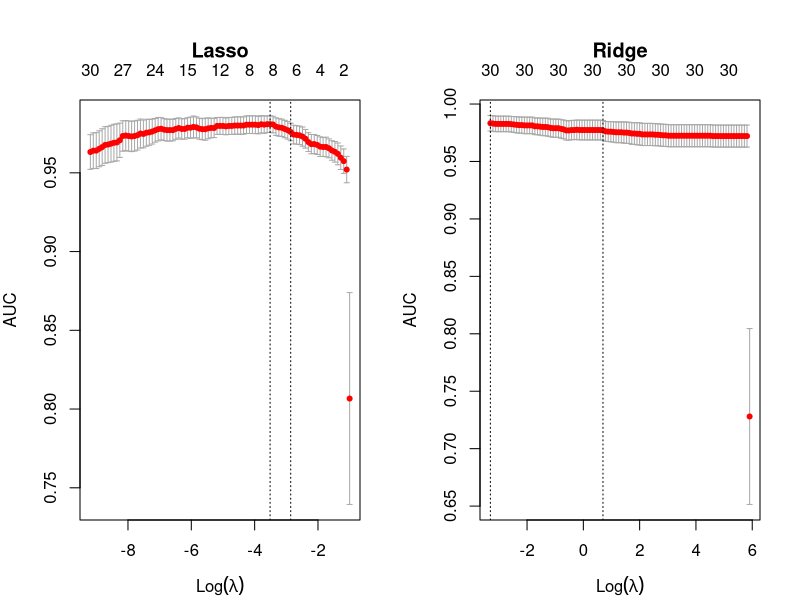
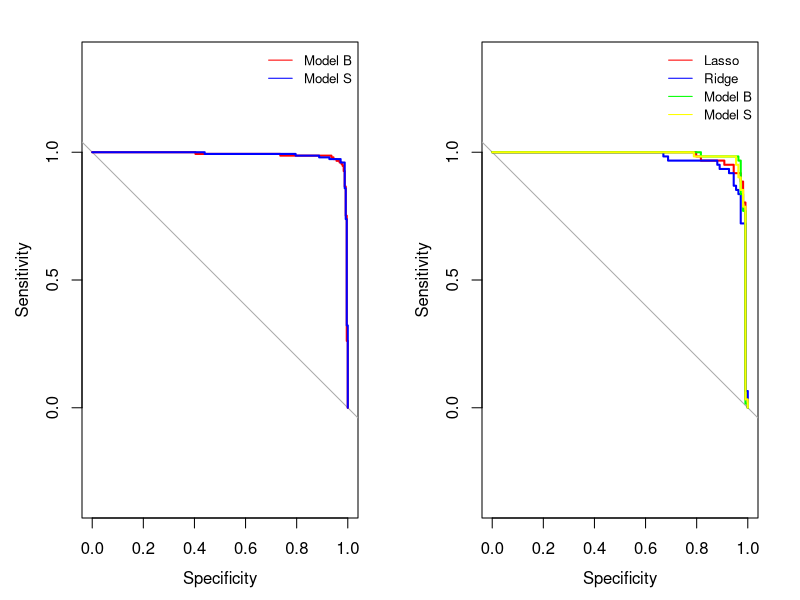

Write the R code that produced these figures, in order.
## ---- chunk 1
knitr::opts_chunk$set(echo = TRUE)
Sys.setlocale("LC_ALL", "English")
library(caret)
library(data.table)
library(glmnet)
library(MASS)
library(knitr)
library(pROC)
## ---- chunk 2
breast <- read.csv("data_assignment2/wdbc2.csv")
## ---- chunk 3
set.seed(984065)

#Splitting into training and testing data set
breast$diagnosis <- ifelse(breast$diagnosis=="benign", 0, 1)
split.index <- createDataPartition(breast$diagnosis, 
                                   p = .7, list = TRUE)$Resample1
#train and test data sets
train.breast <- breast[split.index, ]
test.breast <- breast[-split.index, ]

#define explanatory and response variable matrix
biomarkers.x <- as.matrix(subset(train.breast, select = -c(id, diagnosis)))
biomarkers.y <- as.matrix(subset(train.breast, select = c(diagnosis)))
## ---- chunk 4
set.seed(984065)
#Fitting ridge regression on training data
fit.lasso <- cv.glmnet(biomarkers.x, biomarkers.y , alpha = 1, family = "binomial", type.measure = "auc")
#Fitting lasso regression on training data
fit.ridge <- cv.glmnet(biomarkers.x, biomarkers.y , alpha = 0, family = "binomial", type.measure = "auc")

par(mfrow=c(1,2), mar=c(4,4,5,2))
plot(fit.lasso, main="Lasso")
plot(fit.ridge, main="Ridge")                  
## ---- chunk 5
cat("The optimal value of lambda is:", fit.ridge$lambda.min)
cat("The optimal value of lambda is:", fit.lasso$lambda.min)
## ---- chunk 6
#retrieving lambda min from lasso and ridge
lambdamin.lasso <- fit.lasso$lambda.min
lambdamin.ridge <- fit.ridge$lambda.min
#Position of lambda min
index_lambdamin.lasso <- which(lambdamin.lasso == fit.lasso$lambda)
index_lambdamin.ridge <- which(lambdamin.ridge == fit.ridge$lambda)
#retrieving lambda lse from lasso and ridge
lambda1se.lasso <- fit.lasso$lambda.1se
lambda1se.ridge <- fit.ridge$lambda.1se
#Position of lambda lse 
index_lambda1se.lasso <- which(lambda1se.lasso == fit.lasso$lambda)
index_lambda1se.ridge <- which(lambda1se.ridge == fit.ridge$lambda)
#AUC values of each lambda values
AUC.lambdamin.lasso <- signif(fit.lasso$cvm[index_lambdamin.lasso],3)
AUC.lambda1se.lasso <- signif(fit.lasso$cvm[index_lambda1se.lasso],3)
AUC.lambdamin.ridge <- signif(fit.ridge$cvm[index_lambdamin.ridge],3)
AUC.lambda1se.ridge <- signif(fit.ridge$cvm[index_lambda1se.ridge],3)
#Model size of each lambda values
ms.lasso.min <- fit.lasso$nzero[index_lambdamin.lasso]
ms.lasso.1se <- fit.lasso$nzero[index_lambda1se.lasso]
ms.ridge.min <- fit.ridge$nzero[index_lambdamin.lasso]
ms.ridge.1se <- fit.ridge$nzero[index_lambda1se.lasso]
table <-data.table(model = c("Lasso.min", "Lasso.1se", 
                              "Ridge.min", "Ridge.1se"),
                    Lambda = c(signif(lambdamin.lasso,3),
                               signif(lambda1se.lasso,3),
                               signif(lambdamin.ridge,3),
                               signif(lambda1se.ridge,3)), 
                    ModelSize = c(ms.lasso.min, ms.lasso.1se, 
                                  ms.ridge.min, ms.ridge.1se),
                    AUC = c(AUC.lambdamin.lasso, AUC.lambda1se.lasso,
                            AUC.lambdamin.ridge, AUC.lambda1se.ridge))
kable(table, caption = "Lambda values with its model size and AUC")
## ---- chunk 7
#Define full model and null model
full.model <- glm(diagnosis~., data = train.breast)
null.model <- glm(diagnosis~1, data = train.breast)
#perform 
model.B<- stepAIC(full.model, direction = "back")
model.S<- stepAIC(null.model, scope = list(upper = full.model), direction = "forward")
## ---- chunk 8
#Computing coefficients of each model and tabulating it.
B.coef <-model.B$coefficients
B.order<- order(abs(B.coef), decreasing = TRUE)
S.coef <-model.S$coefficients
S.order<- order(abs(S.coef), decreasing = TRUE)
table <- list(B.coef[B.order], S.coef[S.order])
kable(table, col.names = "Coefficients", caption = "Coefficients of Model B and Model S")
## ---- chunk 9
#Testing goodness of fit of model B and model S
cat("Model B deviance: ", model.B$deviance)
cat("Model S deviance: ", model.S$deviance)
pchisq(model.B$null.deviance - model.B$deviance, df =15, lower.tail =FALSE)
pchisq(model.S$null.deviance - model.S$deviance, df =15, lower.tail =FALSE)
## ---- chunk 10
model.B.auc <- roc(train.breast$diagnosis, model.B$fitted.values, plot = TRUE, 
    xlim = c(0,1), col="red")
model.S.auc <- roc(train.breast$diagnosis, model.S$fitted.values, plot = TRUE, 
    add = TRUE,col = "blue")
legend("topright", legend = c("Model B", "Model S"),
         col = c("red", "blue"), lty = 1, cex = 0.8, bty = "n")
## ---- chunk 11

#Lasso model 
lasso.pred <- predict(fit.lasso, newx = as.matrix(test.breast[,-c(1,2)]), s="lambda.1se")
#Ridge Regression model 
ridge.pred <- predict(fit.ridge, newx = as.matrix(test.breast[,-c(1,2)]), s="lambda.1se")
#Model B
B.pred <- predict(model.B, newdata = test.breast, type = "response")
#Model S
S.pred <- predict(model.S, newdata = test.breast, type = "response")
#Plotting ROC
lasso.auc <- roc(test.breast$diagnosis, lasso.pred, plot = TRUE, xlim = c(0,1), col = "red")$auc
ridge.auc <- roc(test.breast$diagnosis, ridge.pred, plot = TRUE, col = "blue", add = TRUE)$auc
B.auc <- roc(test.breast$diagnosis, B.pred, plot = TRUE, col = "green", add = TRUE)$auc
S.auc <- roc(test.breast$diagnosis, S.pred, plot = TRUE, col = "yellow", add = TRUE)$auc
legend("topright", legend = c("Lasso", "Ridge","Model B","Model S"),
         col = c("red", "blue", "green", "yellow"), lty = 1, cex = 0.8, bty = "n")
#Compare the AUCs 
train.auc <- c(AUC.lambda1se.lasso, AUC.lambda1se.ridge, model.B.auc$auc, model.S.auc$auc)
test.auc <- c(lasso.auc, ridge.auc, B.auc, S.auc)
models <- c("Lasso Regression", "Ridge Regression", "Model B", "Model S")
# We make a table and voila! 
table = data.table(models, train.auc, test.auc)
kable(table)
## ---- chunk 12
# Enter code here.
## ---- chunk 13
# Enter code here.
## ---- chunk 14
# Enter code here.
## ---- chunk 15
# Enter code here.
## ---- chunk 16
# Enter code here.
## ---- chunk 17
# Enter code here.
## ---- chunk 18
# Enter code here.
## ---- chunk 19
# Enter code here.
## ---- chunk 20
nki <- read.csv("data_assignment2/nki.csv")
head(nki)
## ---- chunk 21
cor(nki[,7:76])
## ---- chunk 22
# Enter code here.
## ---- chunk 23
# Enter code here.
## ---- chunk 24
# Enter code here.
